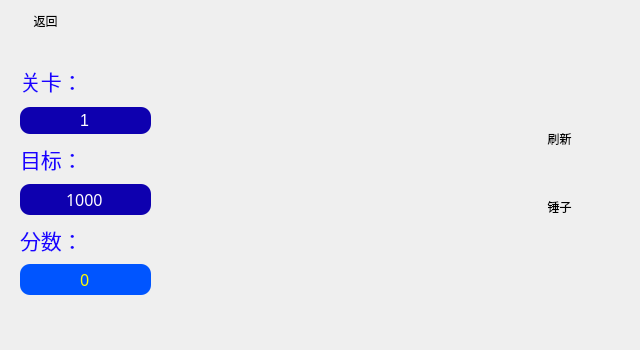
<?xml version="1.0" encoding="UTF-8"?>
<ui version="4.0">
 <class>popstar</class>
 <widget class="QWidget" name="popstar">
  <property name="geometry">
   <rect>
    <x>0</x>
    <y>0</y>
    <width>640</width>
    <height>350</height>
   </rect>
  </property>
  <property name="sizePolicy">
   <sizepolicy hsizetype="Maximum" vsizetype="Preferred">
    <horstretch>0</horstretch>
    <verstretch>0</verstretch>
   </sizepolicy>
  </property>
  <property name="minimumSize">
   <size>
    <width>636</width>
    <height>350</height>
   </size>
  </property>
  <property name="maximumSize">
   <size>
    <width>640</width>
    <height>350</height>
   </size>
  </property>
  <property name="windowTitle">
   <string>PopStar</string>
  </property>
  <widget class="QPushButton" name="home_button">
   <property name="geometry">
    <rect>
     <x>20</x>
     <y>10</y>
     <width>51</width>
     <height>21</height>
    </rect>
   </property>
   <property name="styleSheet">
    <string notr="true">font: 13pt &quot;华文新魏&quot;;
border:none;</string>
   </property>
   <property name="text">
    <string>返回</string>
   </property>
  </widget>
  <widget class="QWidget" name="layoutWidget">
   <property name="geometry">
    <rect>
     <x>20</x>
     <y>60</y>
     <width>131</width>
     <height>235</height>
    </rect>
   </property>
   <layout class="QVBoxLayout" name="verticalLayout_4">
    <item>
     <layout class="QVBoxLayout" name="verticalLayout">
      <item>
       <layout class="QHBoxLayout" name="horizontalLayout">
        <item>
         <widget class="QLabel" name="label">
          <property name="font">
           <font>
            <family>华文新魏</family>
            <pointsize>16</pointsize>
            <weight>50</weight>
            <italic>false</italic>
            <bold>false</bold>
           </font>
          </property>
          <property name="styleSheet">
           <string notr="true">font: 16pt &quot;华文新魏&quot;;
color: rgb(29, 0, 255);</string>
          </property>
          <property name="text">
           <string>关卡：</string>
          </property>
         </widget>
        </item>
        <item>
         <spacer name="horizontalSpacer">
          <property name="orientation">
           <enum>Qt::Horizontal</enum>
          </property>
          <property name="sizeHint" stdset="0">
           <size>
            <width>58</width>
            <height>20</height>
           </size>
          </property>
         </spacer>
        </item>
       </layout>
      </item>
      <item>
       <widget class="QLineEdit" name="level">
        <property name="font">
         <font>
          <pointsize>12</pointsize>
          <weight>50</weight>
          <italic>false</italic>
          <bold>false</bold>
         </font>
        </property>
        <property name="styleSheet">
         <string notr="true">background-color: rgb(14, 0, 175);
border-radius: 10px;
border: none;
color: white;
font: 12pt;
padding: 3px 0px;</string>
        </property>
        <property name="text">
         <string>1</string>
        </property>
        <property name="alignment">
         <set>Qt::AlignCenter</set>
        </property>
        <property name="readOnly">
         <bool>true</bool>
        </property>
       </widget>
      </item>
     </layout>
    </item>
    <item>
     <layout class="QVBoxLayout" name="verticalLayout_2">
      <item>
       <layout class="QHBoxLayout" name="horizontalLayout_2">
        <item>
         <widget class="QLabel" name="label_4">
          <property name="font">
           <font>
            <family>华文新魏</family>
            <pointsize>16</pointsize>
            <weight>50</weight>
            <italic>false</italic>
            <bold>false</bold>
           </font>
          </property>
          <property name="styleSheet">
           <string notr="true">font: 16pt &quot;华文新魏&quot;;
color: rgb(29, 0, 255);</string>
          </property>
          <property name="text">
           <string>目标：</string>
          </property>
         </widget>
        </item>
        <item>
         <spacer name="horizontalSpacer_2">
          <property name="orientation">
           <enum>Qt::Horizontal</enum>
          </property>
          <property name="sizeHint" stdset="0">
           <size>
            <width>58</width>
            <height>20</height>
           </size>
          </property>
         </spacer>
        </item>
       </layout>
      </item>
      <item>
       <widget class="QLineEdit" name="target">
        <property name="font">
         <font>
          <family>微软雅黑</family>
          <pointsize>12</pointsize>
          <weight>50</weight>
          <italic>false</italic>
          <bold>false</bold>
         </font>
        </property>
        <property name="styleSheet">
         <string notr="true">background-color: rgb(14, 0, 175);
border-radius: 10px;
border: none;
color: white;
font: 12pt &quot;微软雅黑&quot;;
padding: 3px 0px;</string>
        </property>
        <property name="text">
         <string>1000</string>
        </property>
        <property name="alignment">
         <set>Qt::AlignCenter</set>
        </property>
        <property name="readOnly">
         <bool>true</bool>
        </property>
       </widget>
      </item>
     </layout>
    </item>
    <item>
     <layout class="QVBoxLayout" name="verticalLayout_3">
      <item>
       <layout class="QHBoxLayout" name="horizontalLayout_3">
        <item>
         <widget class="QLabel" name="label_2">
          <property name="font">
           <font>
            <family>华文新魏</family>
            <pointsize>16</pointsize>
            <weight>50</weight>
            <italic>false</italic>
            <bold>false</bold>
           </font>
          </property>
          <property name="styleSheet">
           <string notr="true">font: 16pt &quot;华文新魏&quot;;
color: rgb(29, 0, 255);</string>
          </property>
          <property name="text">
           <string>分数：</string>
          </property>
         </widget>
        </item>
        <item>
         <spacer name="horizontalSpacer_3">
          <property name="orientation">
           <enum>Qt::Horizontal</enum>
          </property>
          <property name="sizeHint" stdset="0">
           <size>
            <width>58</width>
            <height>20</height>
           </size>
          </property>
         </spacer>
        </item>
       </layout>
      </item>
      <item>
       <widget class="QLineEdit" name="score">
        <property name="font">
         <font>
          <family>微软雅黑</family>
          <pointsize>12</pointsize>
          <weight>50</weight>
          <italic>false</italic>
          <bold>false</bold>
         </font>
        </property>
        <property name="styleSheet">
         <string notr="true">background-color: rgb(0, 85, 255);
border-radius: 10px;
border: none;
color: yellow;
font: 12pt &quot;微软雅黑&quot;;
padding: 3px 0px;</string>
        </property>
        <property name="text">
         <string>0</string>
        </property>
        <property name="alignment">
         <set>Qt::AlignCenter</set>
        </property>
        <property name="readOnly">
         <bool>true</bool>
        </property>
       </widget>
      </item>
     </layout>
    </item>
   </layout>
  </widget>
  <widget class="QWidget" name="layoutWidget">
   <property name="geometry">
    <rect>
     <x>540</x>
     <y>90</y>
     <width>63</width>
     <height>166</height>
    </rect>
   </property>
   <layout class="QVBoxLayout" name="verticalLayout_5">
    <item>
     <widget class="QToolButton" name="update_button">
      <property name="cursor">
       <cursorShape>ArrowCursor</cursorShape>
      </property>
      <property name="layoutDirection">
       <enum>Qt::LeftToRight</enum>
      </property>
      <property name="autoFillBackground">
       <bool>false</bool>
      </property>
      <property name="styleSheet">
       <string notr="true">font: 12pt &quot;微软雅黑&quot;;
border: none;
padding: 3px;</string>
      </property>
      <property name="text">
       <string>刷新</string>
      </property>
      <property name="icon">
       <iconset resource="image.qrc">
        <normaloff>:/icon/src/refresh.png</normaloff>:/icon/src/refresh.png</iconset>
      </property>
      <property name="iconSize">
       <size>
        <width>36</width>
        <height>36</height>
       </size>
      </property>
      <property name="autoRepeatDelay">
       <number>300</number>
      </property>
      <property name="autoRepeatInterval">
       <number>100</number>
      </property>
      <property name="toolButtonStyle">
       <enum>Qt::ToolButtonTextUnderIcon</enum>
      </property>
     </widget>
    </item>
    <item>
     <widget class="QToolButton" name="hammer_buton">
      <property name="cursor">
       <cursorShape>ArrowCursor</cursorShape>
      </property>
      <property name="layoutDirection">
       <enum>Qt::LeftToRight</enum>
      </property>
      <property name="autoFillBackground">
       <bool>false</bool>
      </property>
      <property name="styleSheet">
       <string notr="true">font: 12pt &quot;微软雅黑&quot;;
border: none;
padding: 3px;</string>
      </property>
      <property name="text">
       <string>锤子</string>
      </property>
      <property name="icon">
       <iconset resource="image.qrc">
        <normaloff>:/icon/src/hammer.png</normaloff>:/icon/src/hammer.png</iconset>
      </property>
      <property name="iconSize">
       <size>
        <width>33</width>
        <height>33</height>
       </size>
      </property>
      <property name="autoRepeatDelay">
       <number>300</number>
      </property>
      <property name="autoRepeatInterval">
       <number>100</number>
      </property>
      <property name="toolButtonStyle">
       <enum>Qt::ToolButtonTextUnderIcon</enum>
      </property>
     </widget>
    </item>
   </layout>
  </widget>
 </widget>
 <resources>
  <include location="image.qrc"/>
 </resources>
 <connections/>
</ui>
